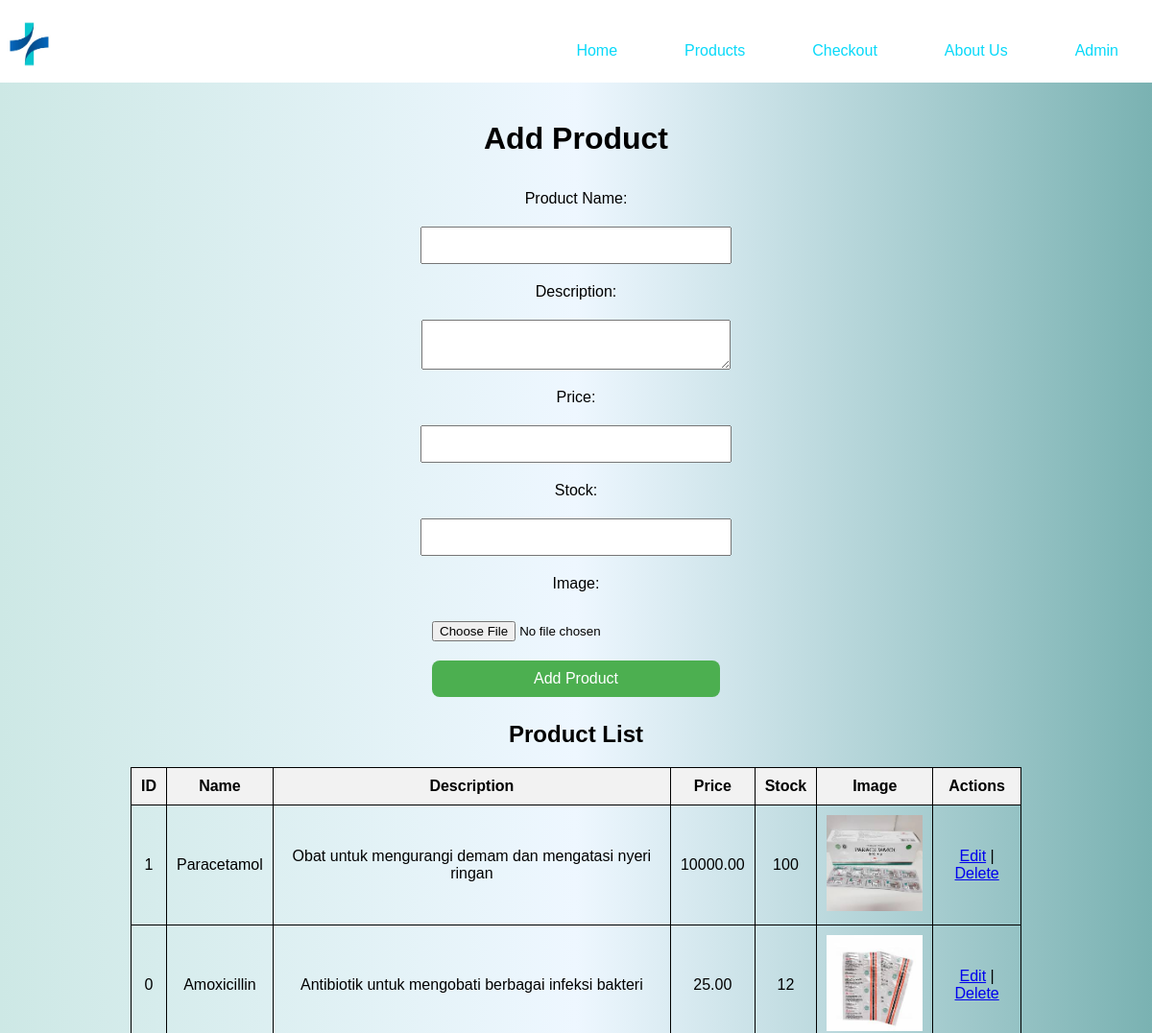
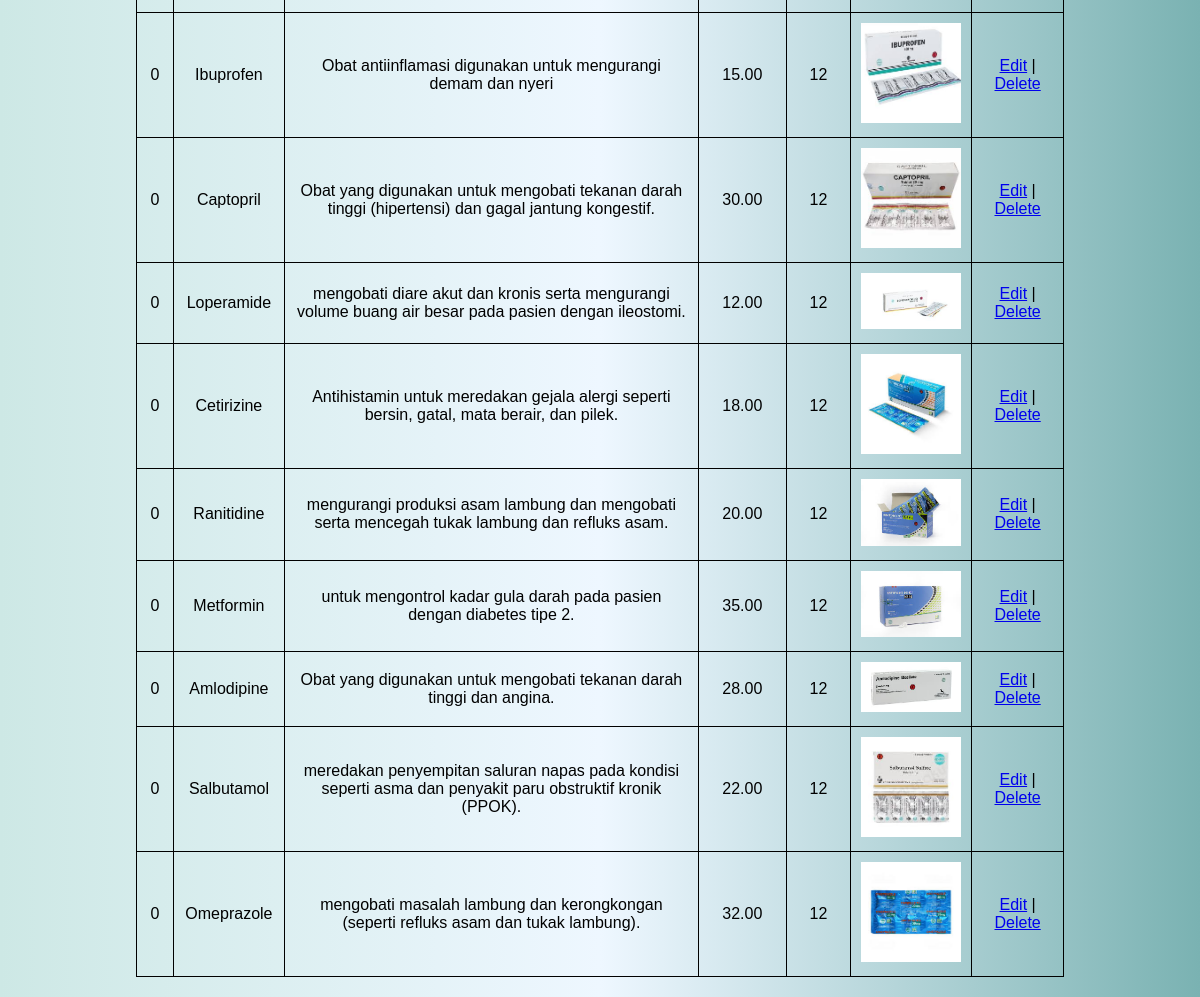
/php/add_product.php, run on the app's committed database (2 pictures, top to bottom).
### tables this page shows
CREATE TABLE `products` (
  `id` int(11) NOT NULL,
  `name` varchar(255) NOT NULL,
  `description` text NOT NULL,
  `price` decimal(10,2) NOT NULL,
  `image` varchar(255) NOT NULL,
  `stock` int(11) NOT NULL
);

### php/add_product.php (the view, shortened to what this page needs)
<?php
include 'db.php';
include 'navbar.php';
?>
<!DOCTYPE html>
<html>
<head>
    <link rel="stylesheet" type="text/css" href="../css/add_product.css">
</head>
<body>
    <main>
        <h1>Add Product</h1>
        <form action="add_product_process.php" method="POST" enctype="multipart/form-data">
            <label for="name">Product Name:</label>
            <input type="text" id="name" name="name" required>
            <label for="description">Description:</label>
            <textarea id="description" name="description" required></textarea>
            <label for="price">Price:</label>
            <input type="number" id="price" name="price" required>
            <label for="stock">Stock:</label>
            <input type="number" id="stock" name="stock" required>
            <label for="image">Image:</label>
            <input type="file" id="image" name="image" required>
            <button type="submit">Add Product</button>
        </form>
        <h2>Product List</h2>
        <table>
            <tr>
                <th>ID</th>
                <th>Name</th>
                <th>Description</th>
                <th>Price</th>
                <th>Stock</th>
                <th>Image</th>
                <th>Actions</th>
            </tr>
            <?php
            $sql = "SELECT * FROM products";
            $result = $conn->query($sql);
            if ($result->num_rows > 0) {
                while ($row = $result->fetch_assoc()) {
                    echo "<tr>";
                    echo "<td>" . $row['id'] . "</td>";
                    echo "<td>" . $row['name'] . "</td>";
                    echo "<td>" . $row['description'] . "</td>";
                    echo "<td>" . $row['price'] . "</td>";
                    echo "<td>" . $row['stock'] . "</td>";
                    echo "<td><img src='" . $row['image'] . "' alt='" . $row['name'] . "'></td>";
                    echo "<td>
                            <a href='edit_product.php?id=" . $row['id'] . "'>Edit</a> |
                            <a href='delete_product.php?id=" . $row['id'] . "'>Delete</a>
                          </td>";
                    echo "</tr>";
                }
            } else {
                echo "<tr><td colspan='7'>No products available.</td></tr>";
            }
            ?>
        </table>
    </main>
</body>
</html>

### css/add_product.css (style rules this page uses)
body { font-family: Arial, sans-serif; margin: 0; padding: 0; text-align: center; background: linear-gradient(to right, #CDE8E5, #EEF7FF, #7AB2B2); }
main { padding: 20px; }
h1, h2 { margin: 20px 0; }
form { display: flex; flex-direction: column; align-items: center; margin-bottom: 20px; }
form label, form input, form textarea, form button { margin: 5px 0; padding: 10px; width: 300px; }
button { background-color: #4CAF50; border: none; color: white; padding: 10px 20px; text-align: center; text-decoration: none; display: inline-block; font-size: 16px; margin: 4px 2px; cursor: pointer; border-radius: 8px; }
table { width: 80%; margin: 0 auto; border-collapse: collapse; }
table, th, td { border: 1px solid black; }
th, td { padding: 10px; text-align: center; }
th { background-color: #f2f2f2; }
img { width: 50px; height: auto; }

### php/add_product.php (style rules this page uses)
table img { width: 100px; height: auto; }

### data on the page
products: id "1", name "Paracetamol", description "Obat untuk mengurangi demam dan mengatasi nyeri ringan", price "10000.00", stock "100", image (picture)
products: id "0", name "Amoxicillin", description "Antibiotik untuk mengobati berbagai infeksi bakteri", price "25.00", stock "12", image (picture)
products: id "0", name "Ibuprofen", description "Obat antiinflamasi digunakan untuk mengurangi demam dan nyeri", price "15.00", stock "12", image (picture)
products: id "0", name "Captopril", description "Obat yang digunakan untuk mengobati tekanan darah tinggi (hipertensi) dan gagal jantung kongestif.", price "30.00", stock "12", image (picture)
products: id "0", name "Loperamide", description "mengobati diare akut dan kronis serta mengurangi volume buang air besar pada pasien dengan ileostomi.", price "12.00", stock "12", image (picture)
products: id "0", name "Cetirizine", description "Antihistamin untuk meredakan gejala alergi seperti bersin, gatal, mata berair, dan pilek.", price "18.00", stock "12", image (picture)
products: id "0", name "Ranitidine", description "mengurangi produksi asam lambung dan mengobati serta mencegah tukak lambung dan refluks asam.", price "20.00", stock "12", image (picture)
products: id "0", name "Metformin", description "untuk mengontrol kadar gula darah pada pasien dengan diabetes tipe 2.", price "35.00", stock "12", image (picture)
products: id "0", name "Amlodipine", description "Obat yang digunakan untuk mengobati tekanan darah tinggi dan angina.", price "28.00", stock "12", image (picture)
products: id "0", name "Salbutamol", description "meredakan penyempitan saluran napas pada kondisi seperti asma dan penyakit paru obstruktif kronik (PPOK).", price "22.00", stock "12", image (picture)
products: id "0", name "Omeprazole", description "mengobati masalah lambung dan kerongkongan (seperti refluks asam dan tukak lambung).", price "32.00", stock "12", image (picture)
